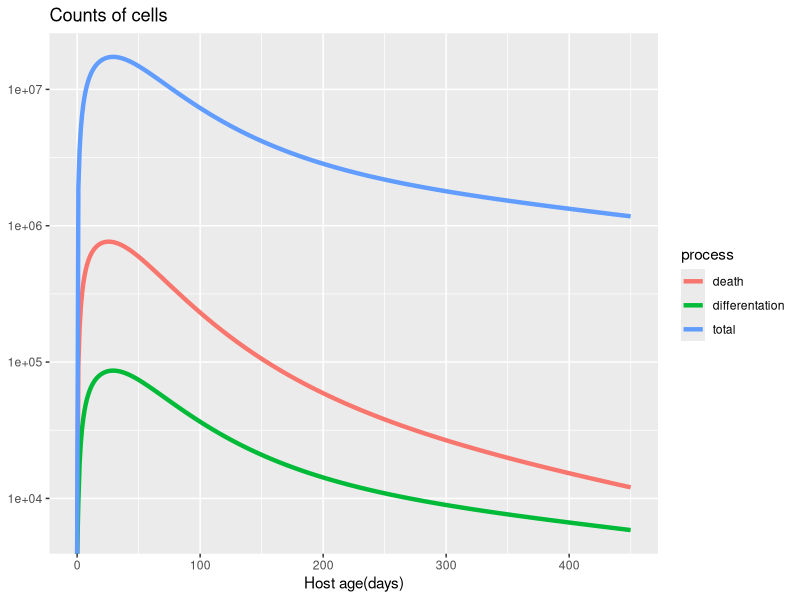
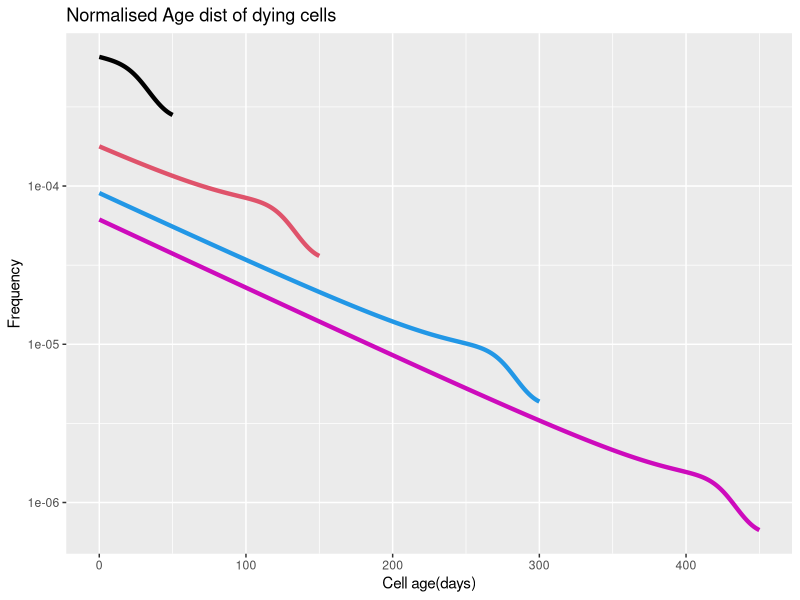
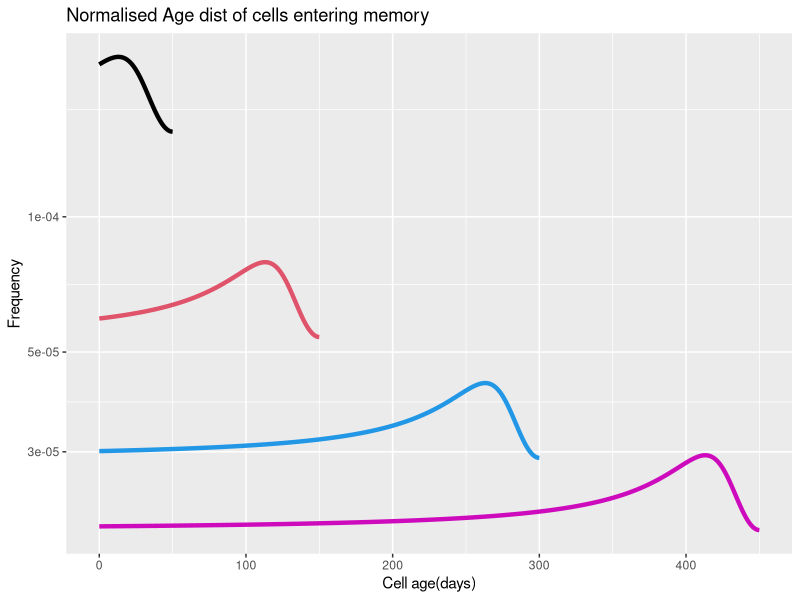

Write R code to recreate these figures, in order.
library(tidyverse)
library(deSolve)


# the function for total thymic output
theta_func <- function(Time, psi) {
  basl  = 2.5e6
  theta = 2e3
  n     = 2
  X     = 34
  q     = 3.5
  
  theta = basl + (theta * Time^n) * (1 - ((Time^q)/((X^q) + (Time^q))))
  
  return(psi * theta)
}

### rate of turnover varying with cell age
delta_age <- function(age, delta0, r){
  
  delta0 * exp(-r * age)
}

lambda_age <- function(age, delta0, r, mu, rho){
  
  delta_age(age, delta0, r) + mu -  rho
}

# age distribution of cells
G_noabmt <- function(a, t, psi, delta0, r, mu, rho) {  
  
  theta_func(t-a, psi)  * exp(- integrate(lambda_age, lower = 0, upper = t, delta0 = delta0, r = r, mu = mu, rho = rho)$value)
}  

G_vec <-  Vectorize(G_noabmt)

N_G_noabmt <- function(t, psi, delta0, r, mu, rho){
  
  integrate(G_vec, lower = 0, upper = t, t = t, psi = psi, delta0 = delta0, r = r, mu = mu, rho = rho)$value
}

N_G.v <- Vectorize(N_G_noabmt)

numerator_delta <-  function(a, t,psi, delta0, r, mu, rho){
  
  (delta_age(a, delta0, r) * G_vec(a, t, psi, delta0, r, mu, rho))
}

normalised_death <- function(a, t,psi, delta0, r, mu, rho){
  
  (delta_age(a, delta0, r) * G_vec(a, t, psi, delta0, r, mu, rho))/
    N_G.v(t, psi, delta0, r, mu, rho)
}

loss_death <- function(t, psi, delta0, r, mu, rho){
  
  ifelse(t>0, integrate(numerator_delta, lower = 0, upper = t, t=t, psi = psi, delta0 = delta0, r = r, mu = mu, rho = rho)$value/
           N_G.v(t, psi, delta0, r, mu, rho),
         delta0)
}

loss_death_vec <- Vectorize(loss_death)


death_cells <- function(t, psi, delta0, r, mu, rho){
  
  loss_death_vec(t, psi, delta0, r, mu, rho) * N_G.v(t, psi, delta0, r, mu, rho)
}


numerator_mu <-  function(a, t,psi, delta0, r, mu, rho){
  
  mu * G_vec(a, t, psi, delta0, r, mu, rho)/
    N_G.v(t, psi, delta0, r, mu, rho)
}

loss_mu <- function(t, psi, delta0, r, mu, rho){
  
  #integrate(numerator_mu, lower = 0, upper = t, t=t, psi = psi, delta0 = delta0, r = r, mu = mu, rho = rho)$value/
  mu * N_G.v(t, psi, delta0, r, mu, rho)
}

loss_mu_vec <-  Vectorize(loss_mu)

age_pred1 <- seq(0, 50)
age_pred2 <- seq(0, 150)
age_pred3 <- seq(0, 300)
age_pred4 <- seq(0, 450)

ts_pred <-  seq(0, 450)

counts_df <- data.frame("host_age" = ts_pred,
                        "total" = N_G.v(ts_pred, 0.8, 0.05, 0.01, 0.005, 0.001),
                        "death" = death_cells(ts_pred, 0.8, 0.05, 0.01, 0.005, 0.001),
                        "differentation" = loss_mu_vec(ts_pred, 0.8, 0.05, 0.01, 0.005, 0.001)) %>%
  gather(-host_age, key = "process", value = "counts")

ggplot(counts_df)+
  geom_line(aes(host_age, counts, col = process), size =1.5)+
  labs(title ="Counts of cells", y = NULL, x = "Host age(days)") + scale_y_log10() 


ggplot()+
  geom_line(aes(age_pred1, normalised_death(age_pred1, 50, 0.8, 0.03, 0.01, 0.01, 0.001)), size =1.5, col=1) +
  geom_line(aes(age_pred2, normalised_death(age_pred2, 150, 0.8, 0.03, 0.01, 0.01, 0.001)), size =1.5, col=2) +
  geom_line(aes(age_pred3, normalised_death(age_pred3, 300, 0.8, 0.03, 0.01, 0.01, 0.001)), size =1.5, col=4) +
  geom_line(aes(age_pred4, normalised_death(age_pred4, 450, 0.8, 0.03, 0.01, 0.01, 0.001)), size =1.5, col=6) +
  labs(title ="Normalised Age dist of dying cells ", y = "Frequency", x = "Cell age(days)")  + scale_y_log10()

ggplot()+
  geom_line(aes(age_pred1, numerator_mu(age_pred1, 50, 0.8, 0.03, 0.01, 0.01, 0.001)), size =1.5, col=1) +
  geom_line(aes(age_pred2, numerator_mu(age_pred2, 150, 0.8, 0.03, 0.01, 0.01, 0.001)), size =1.5, col=2) +
  geom_line(aes(age_pred3, numerator_mu(age_pred3, 300, 0.8, 0.03, 0.01, 0.01, 0.001)), size =1.5, col=4) +
  geom_line(aes(age_pred4, numerator_mu(age_pred4, 450, 0.8, 0.03, 0.01, 0.01, 0.001)), size =1.5, col=6) +
  labs(title ="Normalised Age dist of cells entering memory", y = "Frequency", x = "Cell age(days)")+ scale_y_log10()
